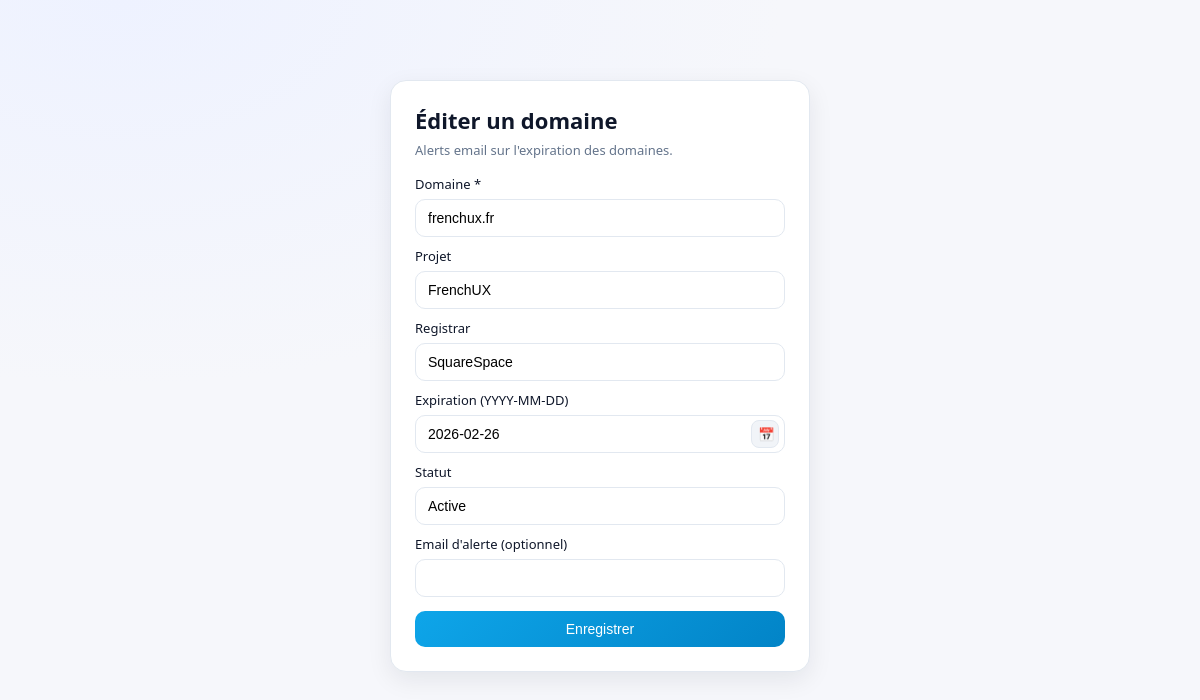
The page /edit.php?domain=frenchux.fr (signed in) on the database its author committed.
### tables this page shows
CREATE TABLE "domains" (
                id INTEGER PRIMARY KEY AUTOINCREMENT,
                user_id INTEGER,
                domain TEXT NOT NULL,
                project TEXT,
                registrar TEXT,
                expires TEXT,
                status TEXT,
                email TEXT,
                UNIQUE(user_id, domain)
            );

### app/lib/db.php (called while the page is built, shortened)
<?php
function apply_settings(PDO $db, array $config, ?int $user_id = null): array {
    $defaults = [
        "site_name" => $config["site_name"],
        "email_to" => $config["email_to"],
        "email_from" => $config["email_from"],
        "mail_subject_prefix" => $config["mail_subject_prefix"],
        "alert_days" => $config["alert_days"],
        "language" => $config["language"] ?? "fr",
        "columns_visible" => json_encode(["domain", "registrar", "expiration", "days", "status", "email", "project"]),
    ];
    if ($user_id === null) {
        $rows = [];
    } else {
        $stmt = $db->prepare("SELECT key, value FROM settings WHERE user_id = :uid");
        $stmt->execute([":uid" => $user_id]);
        $rows = $stmt->fetchAll();
    }
    $settings = [];
    $config["site_name"] = $settings["site_name"] ?? $config["site_name"];
    $config["email_to"] = $settings["email_to"] ?? $config["email_to"];
    $config["email_from"] = $settings["email_from"] ?? $config["email_from"];
    $config["mail_subject_prefix"] = $settings["mail_subject_prefix"] ?? $config["mail_subject_prefix"];
    $config["language"] = $settings["language"] ?? ($config["language"] ?? "fr");
    return $config;
}

### app/lib/i18n.php (called while the page is built, shortened)
<?php
function t(string $key, array $vars = []): string {
    $translations = $GLOBALS["i18n"] ?? [];
    $text = $translations[$key] ?? $key;
    return $text;
}

### public/edit.php (the view, shortened to what this page needs)
<?php
$config = require __DIR__ . "/../config.php";
require_once __DIR__ . "/../app/lib/db.php";
require_once __DIR__ . "/../app/lib/i18n.php";
date_default_timezone_set($config["timezone"]);
$db = get_db($config);
$config = apply_settings($db, $config);
$domain_param = $_GET["domain"] ?? "";
$uid = (int)($_SESSION["user_id"] ?? 0);
$stmt = $db->prepare("SELECT * FROM domains WHERE domain = :d AND user_id = :uid");
$stmt->execute([":d" => $domain_param, ":uid" => $uid]);
$row = $stmt->fetch();
?>
<!doctype html>
<html lang="<?php echo htmlspecialchars($config["language"] ?? "fr"); ?>">
  <head>
    <link rel="stylesheet" href="assets/style.css">
  </head>
  <body>
    <div class="container">
      <div class="auth-card">
        <div class="auth-title"><?php echo t("drawer_edit_title"); ?></div>
        <div class="auth-subtitle"><?php echo t("header_hint"); ?></div>
        <form method="post">
          <label class="auth-label" for="domain"><?php echo t("label_domain"); ?></label>
          <input class="auth-input" id="domain" name="domain" type="text" required value="<?php echo htmlspecialchars($row["domain"]); ?>">
          <label class="auth-label" for="project"><?php echo t("label_project"); ?></label>
          <input class="auth-input" id="project" name="project" type="text" value="<?php echo htmlspecialchars($row["project"] ?? ""); ?>">
          <label class="auth-label" for="registrar"><?php echo t("label_registrar"); ?></label>
          <input class="auth-input" id="registrar" name="registrar" type="text" value="<?php echo htmlspecialchars($row["registrar"] ?? ""); ?>">
          <label class="auth-label" for="expires"><?php echo t("label_expiration"); ?></label>
          <div class="date-wrap">
            <input class="auth-input date-input" id="expires" name="expires" type="text" inputmode="numeric" maxlength="10" placeholder="YYYY-MM-DD" data-date-mask value="<?php echo htmlspecialchars($row["expires"] ?? ""); ?>">
            <button class="date-btn" type="button" data-date-btn aria-label="<?php echo t("open_datepicker"); ?>">📅</button>
          </div>
          <label class="auth-label" for="status"><?php echo t("label_status"); ?></label>
          <input class="auth-input" id="status" name="status" type="text" value="<?php echo htmlspecialchars($row["status"] ?? "Active"); ?>">
          <label class="auth-label" for="email"><?php echo t("label_email"); ?></label>
          <input class="auth-input" id="email" name="email" type="email" value="<?php echo htmlspecialchars($row["email"] ?? ""); ?>">
          <button class="btn primary auth-button" type="submit"><?php echo t("save"); ?></button>
        </form>
      </div>
    </div>
  </body>
</html>

### public/assets/style.css (style rules this page uses)
:root { --bg: #f6f7fb; --card: #ffffff; --text: #0f172a; --muted: #64748b; --line: #e2e8f0; --primary: #0ea5e9; --primary-dark: #0284c7; --danger: #ef4444; --warn: #f59e0b; --ok: #10b981; --shadow: 0 8px 24px rgba(15, 23, 42, 0.08); }
* { box-sizing: border-box; }
body { margin: 0; font-family: "IBM Plex Sans", "Segoe UI", system-ui, -apple-system, sans-serif; background: radial-gradient(1200px 700px at 10% 0%, #eef2ff 0%, #f6f7fb 55%, #f6f7fb 100%); color: var(--text); }
.container { max-width: 1200px; margin: 24px auto 60px; padding: 0 24px; }
.select, .btn { background: #fff; border: 1px solid var(--line); border-radius: 10px; padding: 10px 12px; font-size: 14px; }
.btn.primary { background: linear-gradient(135deg, var(--primary), var(--primary-dark)); color: #fff; border: none; }
.auth-card { max-width: 420px; margin: 80px auto 0; background: var(--card); border: 1px solid var(--line); border-radius: 16px; padding: 24px; box-shadow: var(--shadow); }
.auth-title { font-size: 22px; font-weight: 700; }
.auth-subtitle { color: var(--muted); font-size: 13px; margin: 6px 0 16px; }
.auth-label { display: block; font-size: 13px; margin: 10px 0 6px; }
.auth-input { width: 100%; border: 1px solid var(--line); border-radius: 10px; padding: 10px 12px; font-size: 14px; }
.date-wrap { position: relative; display: flex; align-items: center; }
.date-input { padding-right: 38px; }
.date-btn { position: absolute; right: 6px; border: 1px solid var(--line); background: #f1f4f8; border-radius: 8px; width: 28px; height: 28px; cursor: pointer; }
.auth-button { width: 100%; margin-top: 14px; }

### rows shown on the page
domains: domain "frenchux.fr", project "FrenchUX", registrar "SquareSpace", expires "2026-02-26", status "Active"

### other values the page prints
t("drawer_edit_title") "Éditer un domaine"
t("header_hint") "Alerts email sur l'expiration des domaines."
t("label_domain") "Domaine *"
t("label_project") "Projet"
t("label_registrar") "Registrar"
t("label_expiration") "Expiration (YYYY-MM-DD)"
t("label_status") "Statut"
t("label_email") "Email d'alerte (optionnel)"
t("save") "Enregistrer"
